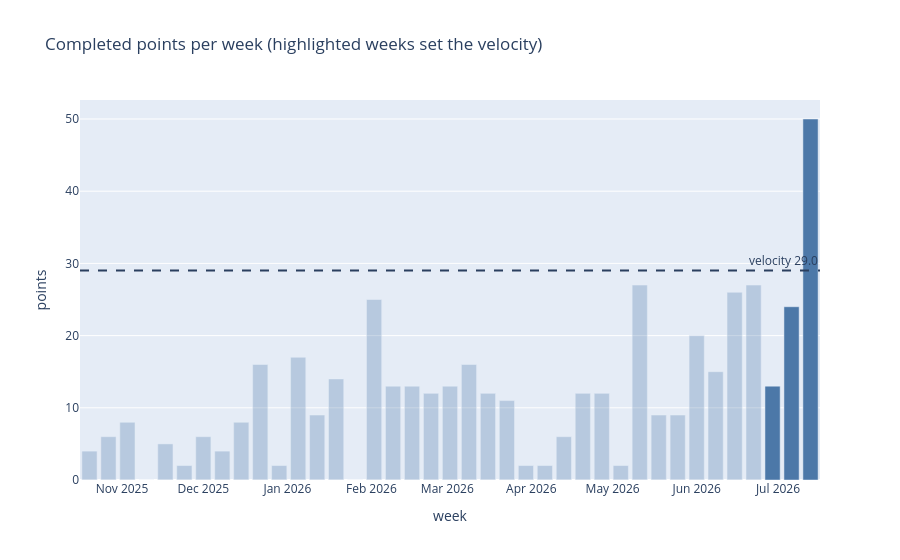

The code cell stored with this chart in its notebook:
### Markdown cell above
## Completed points per week

Full history through the last completed week. The **highlighted** last three
bars are the weeks averaged into the velocity; earlier weeks are muted for
context, and the current partial week is excluded.

### Code cell
hist = burndown.completed_history(items)  # earliest data -> last completed week
velocity_weeks = {wk for wk, _ in vel.completed_weeks(items)}  # the weeks feeding velocity

HIGHLIGHT = "#4c78a8"             # the weeks that set the velocity
MUTED = "rgba(76,120,168,0.30)"   # earlier weeks: shown for context only
colors = [HIGHLIGHT if wk in velocity_weeks else MUTED for wk, _ in hist]

fig = go.Figure(go.Bar(
    x=[str(wk) for wk, _ in hist],
    y=[pts for _, pts in hist],
    marker_color=colors,
))
fig.add_hline(y=v, line_dash="dash", annotation_text=f"velocity {v:.1f}")
fig.update_layout(
    title="Completed points per week (highlighted weeks set the velocity)",
    xaxis_title="week", yaxis_title="points",
)
fig.show()

### Figure 1 — Plotly figure (JSON) as saved in the notebook; plotly's stock layout.template omitted (floating-point values rounded to 4 significant figures)
{"data": [{"marker": {"color": ["rgba(76,120,168,0.30)", "rgba(76,120,168,0.30)", "rgba(76,120,168,0.30)", "rgba(76,120,168,0.30)", "rgba(76,120,168,0.30)", "rgba(76,120,168,0.30)", "rgba(76,120,168,0.30)", "rgba(76,120,168,0.30)", "rgba(76,120,168,0.30)", "rgba(76,120,168,0.30)", "rgba(76,120,168,0.30)", "rgba(76,120,168,0.30)", "rgba(76,120,168,0.30)", "rgba(76,120,168,0.30)", "rgba(76,120,168,0.30)", "rgba(76,120,168,0.30)", "rgba(76,120,168,0.30)", "rgba(76,120,168,0.30)", "rgba(76,120,168,0.30)", "rgba(76,120,168,0.30)", "rgba(76,120,168,0.30)", "rgba(76,120,168,0.30)", "rgba(76,120,168,0.30)", "rgba(76,120,168,0.30)", "rgba(76,120,168,0.30)", "rgba(76,120,168,0.30)", "rgba(76,120,168,0.30)", "rgba(76,120,168,0.30)", "rgba(76,120,168,0.30)", "rgba(76,120,168,0.30)", "rgba(76,120,168,0.30)", "rgba(76,120,168,0.30)", "rgba(76,120,168,0.30)", "rgba(76,120,168,0.30)", "rgba(76,120,168,0.30)", "rgba(76,120,168,0.30)", "#4c78a8", "#4c78a8", "#4c78a8"]}, "type": "bar", "x": ["2025-10-20", "2025-10-27", "2025-11-03", "2025-11-10", "2025-11-17", "2025-11-24", "2025-12-01", "2025-12-08", "2025-12-15", "2025-12-22", "2025-12-29", "2026-01-05", "2026-01-12", "2026-01-19", "2026-01-26", "2026-02-02", "2026-02-09", "2026-02-16", "2026-02-23", "2026-03-02", "2026-03-09", "2026-03-16", "2026-03-23", "2026-03-30", "2026-04-06", "2026-04-13", "2026-04-20", "2026-04-27", "2026-05-04", "2026-05-11", "2026-05-18", "2026-05-25", "2026-06-01", "2026-06-08", "2026-06-15", "2026-06-22", "2026-06-29", "2026-07-06", "2026-07-13"], "y": [4, 6, 8, 0, 5, 2, 6, 4, 8, 16, 2, 17, 9, 14, 0, 25, 13, 13, 12, 13, 16, 12, 11, 2, 2, 6, 12, 12, 2, 27, 9, 9, 20, 15, 26, 27, 13, 24, 50]}], "layout": {"annotations": [{"showarrow": false, "text": "velocity 29.0", "x": 1, "xanchor": "right", "xref": "x domain", "y": 29, "yanchor": "bottom", "yref": "y"}], "shapes": [{"line": {"dash": "dash"}, "type": "line", "x0": 0, "x1": 1, "xref": "x domain", "y0": 29, "y1": 29, "yref": "y"}], "title": {"text": "Completed points per week (highlighted weeks set the velocity)"}, "xaxis": {"title": {"text": "week"}}, "yaxis": {"title": {"text": "points"}}}}
